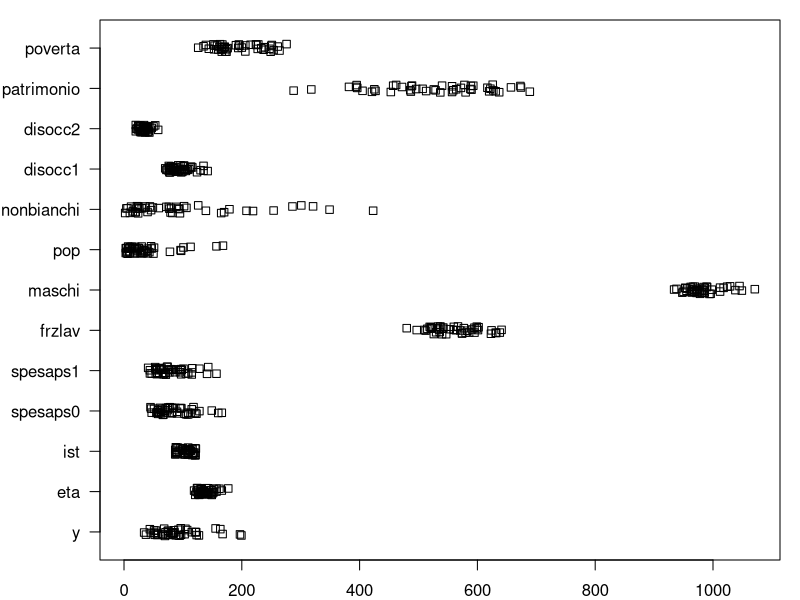
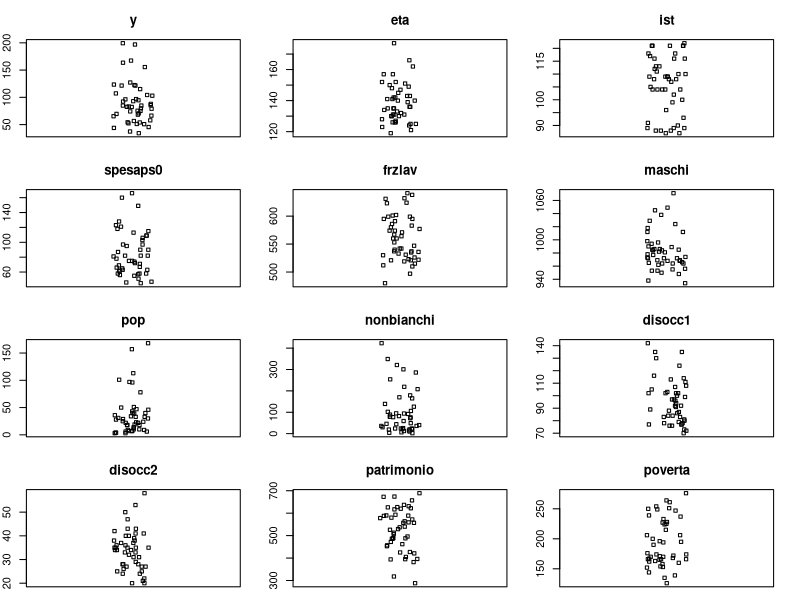
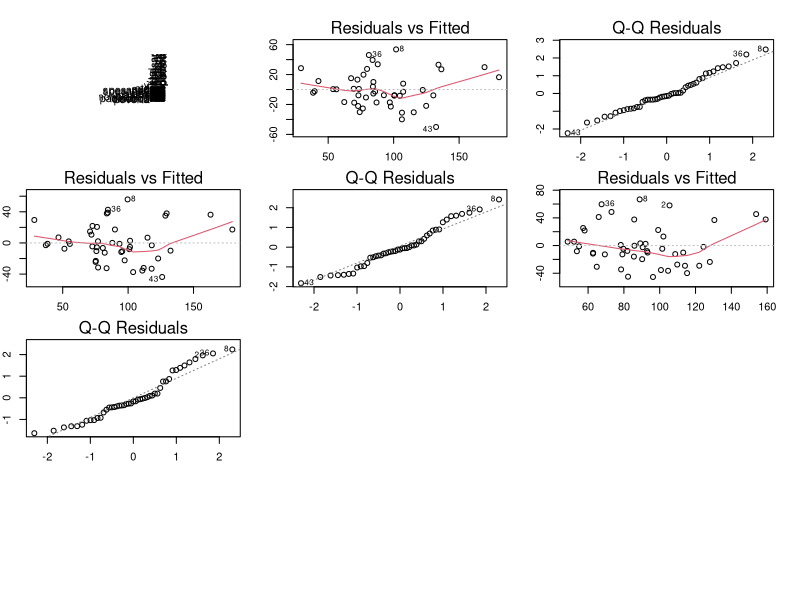
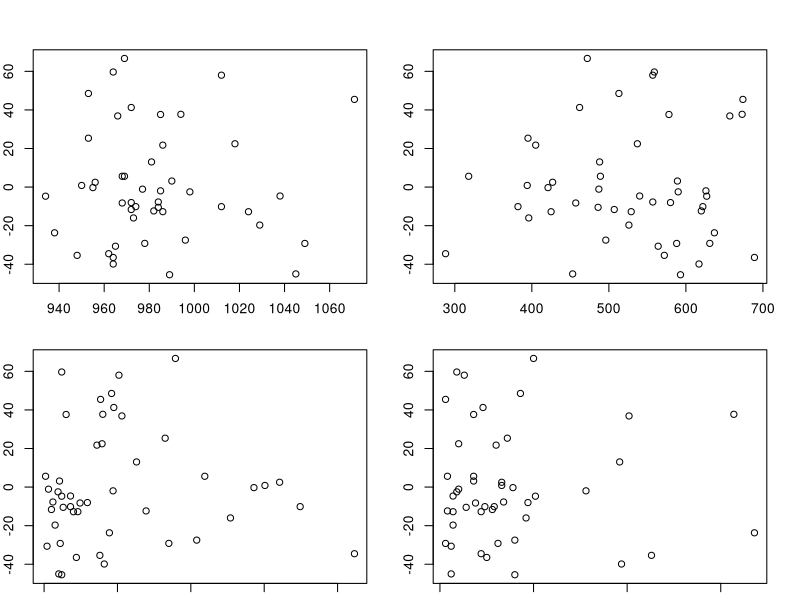

Write the R code that produced these figures, in order.
## ---- chunk 1
knitr::opts_chunk$set(echo = TRUE)

library(ellipse)
library(MASS)
library(leaps)
## ---- chunk 2
USC = read.table("UScrime.dat", header = TRUE)
head(USC)
summary(USC)
## ---- chunk 3
par(mar = c(2, 5, 1, 1))
stripchart(USC[,-3], method = "jitter", las = 1)

par(mfrow = c(4, 3), mar = c(1, 2, 3, 2))
for (i in c(1, 2, 4, 5, 7, 8, 9, 10, 11, 12, 13, 14)) {
stripchart(USC[, i], main = names(USC)[i], 
           vertical = TRUE, method = "jitter")
}
## ---- chunk 4
options(width = 120)
round(cor(USC), 2)
plotcorr(cor(USC))
## ---- chunk 5


#Il modello fit0 considera solo 'spesaps0' 
#(spesa pc per la polizia 1960)
fit0 = lm(y ~ spesaps0, data = USC)
summary(fit0)
#Il modello fit0 considera solo 'spesaps0' 
fit1 = lm(y ~ spesaps1, data = USC)
summary(fit1)

#Il modello fit0 considera entrambe 
#le variabili esplicative
fit01 = lm(y ~ spesaps0 + spesaps1, data = USC)
summary(fit01)

#Stime coefficienti modello
coef(summary(lm(y ~ spesaps0, data = USC)))
coef(summary(lm(y ~ spesaps1, data = USC)))
coef(summary(lm(y ~ spesaps0 + spesaps1, data = USC)))

#Stime coefficienti modello
coef(summary(lm(y ~ patrimonio, data = USC)))
coef(summary(lm(y ~ poverta, data = USC)))
coef(summary(lm(y ~ patrimonio + poverta, data = USC)))
## ---- chunk 6
#nuovo data frame: escludiamo spesaps0, spesaps1
USC.rid =USC[, -c(5, 6)]
head(USC.rid)
## ---- chunk 7
#Stimiamo modello che include tutte le variabili
fitA = lm(y ~ ., data = USC.rid)
summary(fitA)
## ---- chunk 8
plot(fitA, which=c(1,2))
## ---- chunk 9
#######Stepwise regression
fitB = stepAIC(fitA, direction = "both")
## ---- chunk 10
#summary del modello selezionato
summary(fitB)
## ---- chunk 11
plot(fitB, which=c(1,2))
## ---- chunk 12
#eliminiamo disocc2 e poverta fortemente correlate con disocc1 e patrimonio
USC.rid = USC.rid[, -c(10, 12)]

#Stimiamo nuovamente il modello completo
fitC = lm(y ~ ., data = USC.rid)
summary(fitC)

#Stepwise regression sul nuovo data frame
fitD = stepAIC(fitC, direction = "both")
## ---- chunk 13
summary(fitD)
## ---- chunk 14
#Stepwise with no variables
fitE = lm(y ~ 1, data = USC.rid)
fitE
fitF = stepAIC(fitE, scope = formula(fitC), direction = "both")
summary(fitF)
## ---- chunk 15
plot(fitF, which=c(1,2))
par(mfrow=c(2,2))
plot(USC.rid$maschi,resid(fitF))
plot(USC.rid$patrimonio,resid(fitF))
plot(USC.rid$nonbianchi,resid(fitF))
plot(USC.rid$pop,resid(fitF))
